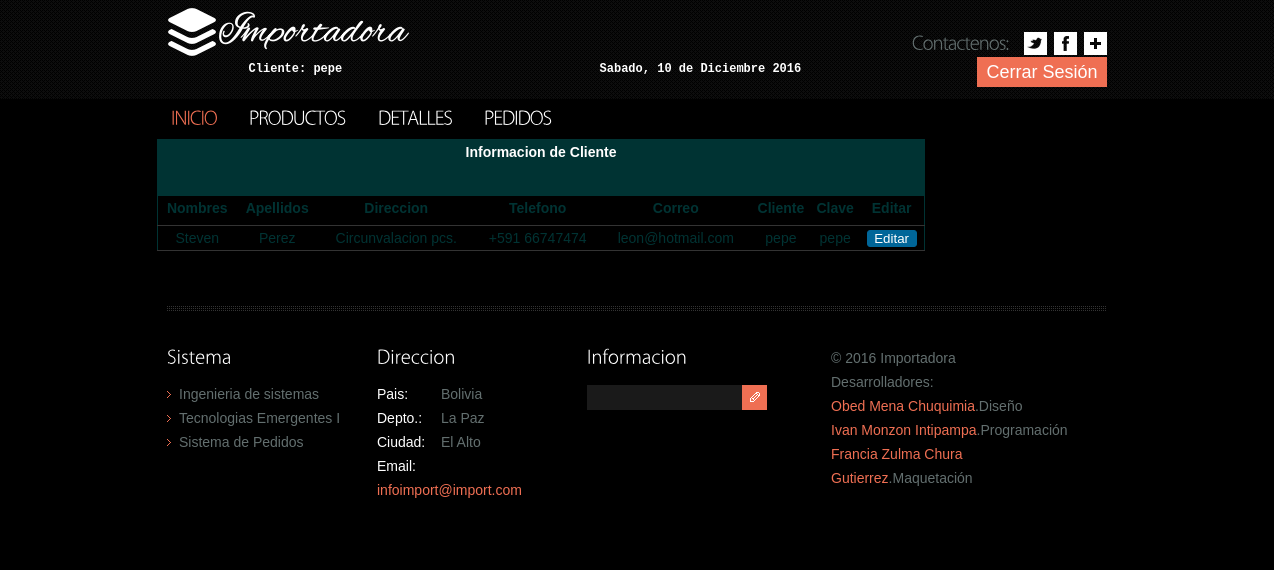
Page /index1.php (signed in) on the committed database.
### tables this page shows
CREATE TABLE IF NOT EXISTS `clientes` (
`idcliente` int(10) NOT NULL,
  `nombres` varchar(100) NOT NULL,
  `apellidos` varchar(100) NOT NULL,
  `direccion` varchar(100) NOT NULL,
  `telefono` varchar(100) NOT NULL,
  `correo` varchar(100) NOT NULL,
  `cliente` varchar(100) NOT NULL,
  `clave` varchar(100) NOT NULL,
  `idacceso` int(10) NOT NULL
);

### index1.php (the view, shortened to what this page needs)
<!DOCTYPE html>
<html lang="es">
    <head>
        <link rel="stylesheet" type="text/css" media="screen" href="css/reset.css">
        <link rel="stylesheet" type="text/css" media="screen" href="css/grid_12.css">
        <link rel="stylesheet" type="text/css" media="screen" href="css/style.css">
    </head>
    <link rel="stylesheet" type="text/css" href="css/css1.css">
    <body>
        <header>
            <div class="main">
                <h1><a href="index1.php"><img src="images/logo.png" alt=""></a></h1>
                <div class="social-icons">
                    <span>Contactenos:</span>
                    <a href="#" class="icon-3"></a>
                    <a href="#" class="icon-2"></a>
                    <a href="#" class="icon-1"></a>
                </div>
                <table cellspacing="1" width="100%" border="0" cellpadding="20px">
                    <tr>
                    <table border="0" cellspacing="10px" width="100%" cellpadding="5px" style="size: 12px; font-family: 'Courier New', Courier, monospace; color: #FFF; font-size: 12px;">
                        <tr>
                            <th scope="col">Cliente: <?php echo $_SESSION['cliente']; ?> </th>
                            <th scope="col">
                                <?php
                                include_once("date1.php");
                                ?>
                            </th>
                            <th scope="col" width="20px"><a href="salir.php">
                                    <input type="button" value="Cerrar Sesión" align="middle" style="background:#ef6f53; min-height:30px;  cursor:pointer; display:inline-block;  width:130px; font-size:18px;  color:#fff;">
                                    </th>
                                    </tr>
                                    </table>
                                    </tr>
                                    </table>
                                    </div>
                                    </header>
                                    <nav>
                                        <ul class="menu">
                                            <li class="current"><a href="index1.php">Inicio</a></li>
                                            <li><a href="productos1.php">Productos</a></li>
                                            <li><a href="detalles1.php">Detalles</a></li>
                                            <li><a href="pedidos.php">Pedidos</a></li>
                                        </ul>
                                    </nav>
                                    <section id="content"><div class="ic"> </div>
                                        <tr>
                                            <td>
                                                <table border="0" cellpadding="0" cellspacing="0" align="center" width="80%" style="border:1px solid #033; color:#033;">
                                                    <tr>
                                                        <th colspan="8" align="center" height="55px" style="border-bottom:1px solid #033; background: #033; color:#FFF;">Informacion de Cliente</th>
                                                    </tr>
                                                    <tr height="30px">
                                                        <th style="border-bottom:1px solid #333;">Nombres</th>
                                                        <th style="border-bottom:1px solid #333;">Apellidos</th>
                                                        <th style="border-bottom:1px solid #333;">Direccion</th>
                                                        <th style="border-bottom:1px solid #333;">Telefono</th>
                                                        <th style="border-bottom:1px solid #333;">Correo</th>
                                                        <th style="border-bottom:1px solid #333;">Cliente</th>
                                                        <th style="border-bottom:1px solid #333;">Clave</th>
                                                        <th style="border-bottom:1px solid #333;">Editar</th>
                                                    </tr>
                                                    <?php
                                                    require('config.php');
                                                    $user = $_SESSION['cliente'];
                                                    $query = "SELECT * FROM clientes WHERE cliente ='$user' ";
                                                    $result = mysqli_query($db_link, $query);
                                                    while ($row = mysqli_fetch_array($result)) {
                                                        ?>
                                                        <tr align="center" style="height:25px">
                                                            <td style="border-bottom:1px solid #333;"> <?php echo $row['nombres']; ?> </td>
                                                            <td style="border-bottom:1px solid #333;"> <?php echo $row['apellidos']; ?> </td>
                                                            <td style="border-bottom:1px solid #333;"> <?php echo $row['direccion']; ?> pcs. </td>
                                                            <td style="border-bottom:1px solid #333;"> <?php echo $row['telefono']; ?> </td>
                                                            <td style="border-bottom:1px solid #333;"> <?php echo $row['correo']; ?> </td>
                                                            <td style="border-bottom:1px solid #333;"> <?php echo $row['cliente']; ?> </td>
                                                            <td style="border-bottom:1px solid #333;"> <?php echo $row['clave']; ?> </td>
                                                            <td style="border-bottom:1px solid #333;">
                                                                <a href="edit_cliente.php?id=<?php echo md5($row['idcliente']); ?>"><input type="button" value="Editar" style="width:50px; height:20; color:#FFF; background:#069; border:1px solid #069; border-radius:3px;"></a>
                                                            </td>
                                                        </tr>
                                                    <?php }
                                                    ?>
                                                </table>
                                            </td>
                                        </tr>
                                    </section>
                                    <footer>
                                        <div class="footer-col-1">
                                            <h3>Sistema</h3>
                                            <ul class="list-1">
                                                <li><a href="#">Ingenieria de sistemas</a></li>
                                                <li><a href="#">Tecnologias Emergentes I</a></li>
                                                <li><a href="#">Sistema de Pedidos</a></li>
                                            </ul>
                                        </div>
                                        <div class="footer-col-2">
                                            <h3>Direccion</h3>
                                            <dl class="adrss">
                                                <dd><span>Pais:</span>Bolivia</dd>
                                                <dd><span>Depto.:</span>La Paz</dd>
                                                <dd><span>Ciudad:</span>El Alto</dd>
                                                <dd><span>Email:</span><a href="#" class="link">infoimport@import.com</a></dd>
                                            </dl>
                                        </div>
                                        <div class="footer-col-3">
                                            <h3>Informacion</h3>
                                            <form id="form-search" method="post">
                                                <input type="text" value="" onBlur="if (this.value == '')
                                    this.value = ''" onFocus="if (this.value == '')
                                                this.value = ''"  /><a href="#" onClick="document.getElementById('form-search').submit()"></a>
                                            </form>
                                        </div>
                                        <div class="footer-col-4">
                                            <p>© 2016 Importadora<br>
                                            <p>Desarrolladores: <br>
                                                <a rel="nofollow" href="http://www.obed.com/" target="_blank" class="link">Obed Mena Chuquimia</a>.Diseño</p>
                                            <a rel="nofollow" href="http://www.ivan.com/" target="_blank" class="link">Ivan Monzon Intipampa</a>.Programación</p>
                                            <a rel="nofollow" href="http://www.francia.com/" target="_blank" class="link">Francia Zulma Chura Gutierrez</a>.Maquetación</p>
                                        </div>
                                    </footer>
                                    </body>
                                    </html>

### css/style.css (style rules this page uses)
html, body { width:100%; padding:0; margin:0; }
body { font: 14px/24px Tahoma, Geneva, sans-serif; color:#636f6f; min-width:1264px; background: #000; }
.main { width:940px; margin:0 auto; }
a { text-decoration:none; cursor:pointer;text-decoration:none; }
.link { color:#ef6f53; text-decoration:none; }
h3 { font-size:18px; line-height:24px; color:#fff; font-weight:normal; }
ul { margin:0; padding:0;list-style-image:none; }
ul.list-1 li { padding:0px 0 0px 12px; line-height:24px; background:url(../images/marker-1.gif) 0 9px no-repeat; }
ul.list-1 li a { font-size:14px; color:#636f6f; line-height:24px; }
header { width:100%; margin:0 auto; z-index:101; background:url(../images/header.gif) 0 0 repeat; padding:7px 0 12px 0; }
h1 { display:inline-block; z-index:100; float:left; }
.social-icons { overflow:hidden; float:right; padding:25px 0px 0px 0; }
.social-icons span { display:block; font-size:18px; line-height:24px; color:#636f6f; letter-spacing:-1px; margin:-3px 15px 0 0;text-align:right; float:left; }
.social-icons a { display:inline-block; width:23px; height:23px; float:right; }
.icon-1 { background:url(../images/icon-1.png) 0 0 no-repeat; }
.icon-2 { background:url(../images/icon-2.png) 0 0 no-repeat; margin-left:7px; }
.icon-3 { background:url(../images/icon-3.png) 0 0 no-repeat; margin-left:7px; }
nav { width:940px; margin:0 auto; z-index:100; padding:5px 0px 11px 0px; }
ul.menu { display:inline-block; }
ul.menu li { float:left; line-height:24px; margin:0px 28px 0px 4px; }
ul.menu li a { font-size:18px; line-height:24px; color:#fff; text-transform:uppercase; display:inline-block; letter-spacing:-1px; }
ul.menu li a:hover , ul.menu li.current a { color:#ef6f53; }
#content { width:960px; margin:0 auto; padding:0px 0px 55px 0; position:relative; }
footer { width:940px; margin:0 auto; position:relative; overflow:hidden; padding:37px 0 40px 0; background:url(../images/line.png) 0 0 repeat-x; }
footer h3 { padding-bottom:15px; }
.footer-col-1 { float:left; width:190px; padding:0 20px 0 0px; }
#form-search { margin:3px 0 0 0px; overflow:hidden; width:180px; background:#1a1a1a; }
#form-search input { width:140px; height:20px; font-family:Tahoma, Geneva, sans-serif; font-size:14px; color:#fff; border:none; background:transparent; vertical-align:top; padding:2px 5px 3px 10px; display: inline-block; float:left; }
#form-search a { float:right; background:url(../images/search.gif) 0 0 no-repeat #ef6f53; width:25px; height:25px; }
.footer-col-2 { float:left; width:190px; padding:0 20px 0 0px; }
.footer-col-3 { float:left; width:180px; padding:0 64px 0 0px; }
dl.adrss { margin:0px 0 0px 0; }
dl.adrss dd span { width:52px; text-align:left; display:block; float:left; margin-right:12px; color:#fff; }
.footer-col-4 { float:left; width:276px; padding:3px 0px 0 0px; }

### css/css1.css (style rules this page uses)
table { border-radius:3px; text-align: center; }

### rows in the picture
clientes: nombres "Steven", apellidos "Perez", direccion "Circunvalacion", telefono "+591 66747474", correo "leon@hotmail.com", cliente "pepe", clave "pepe"

### other values in the picture
$_SESSION['cliente'] "pepe"
$dia "Sabado"
$mes "Diciembre"
